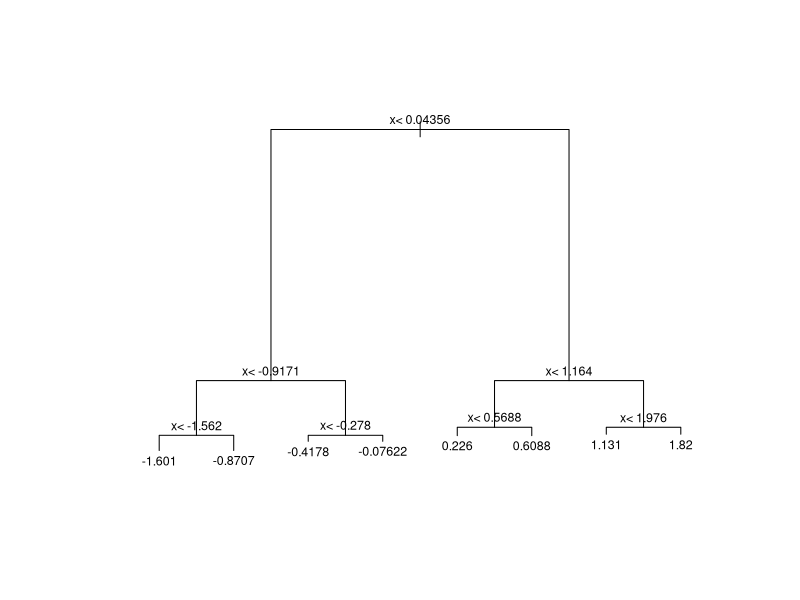
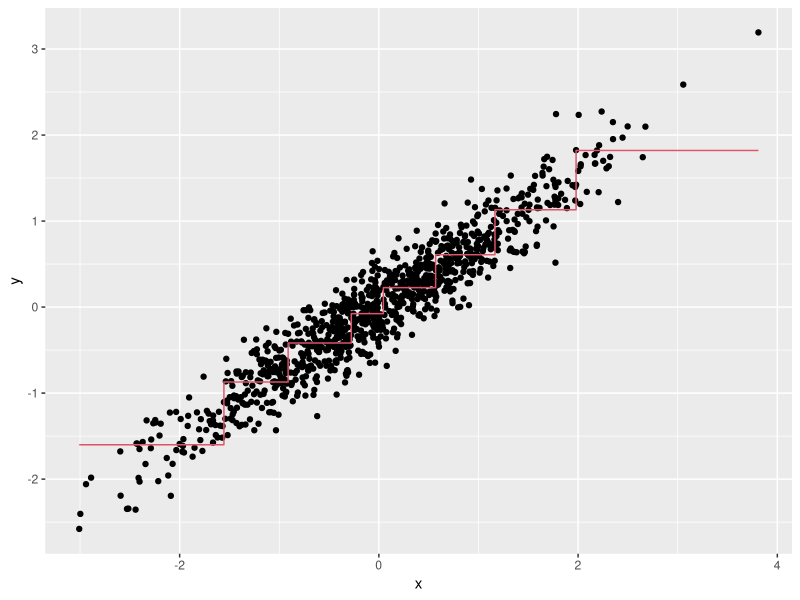
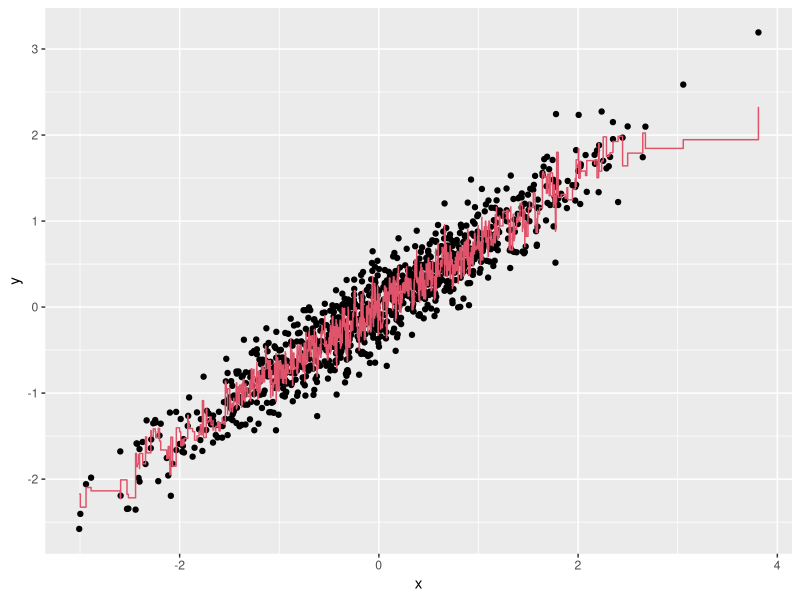
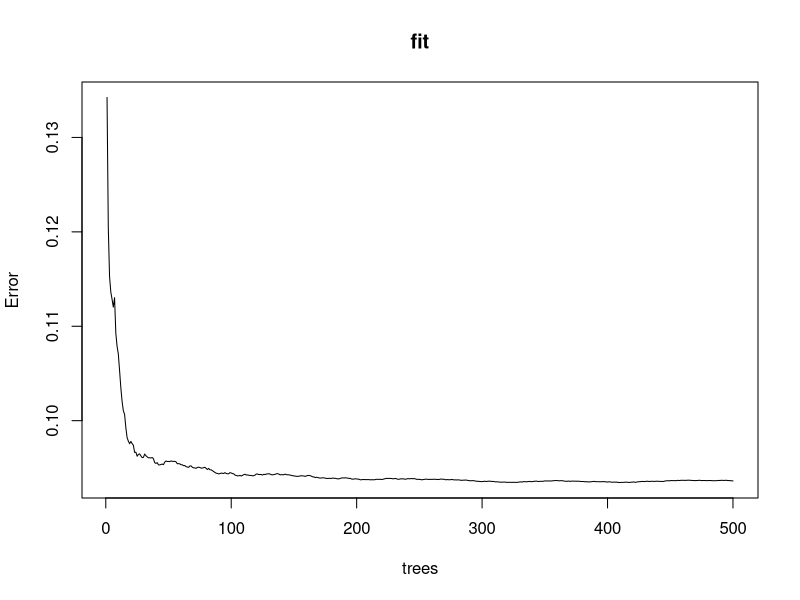
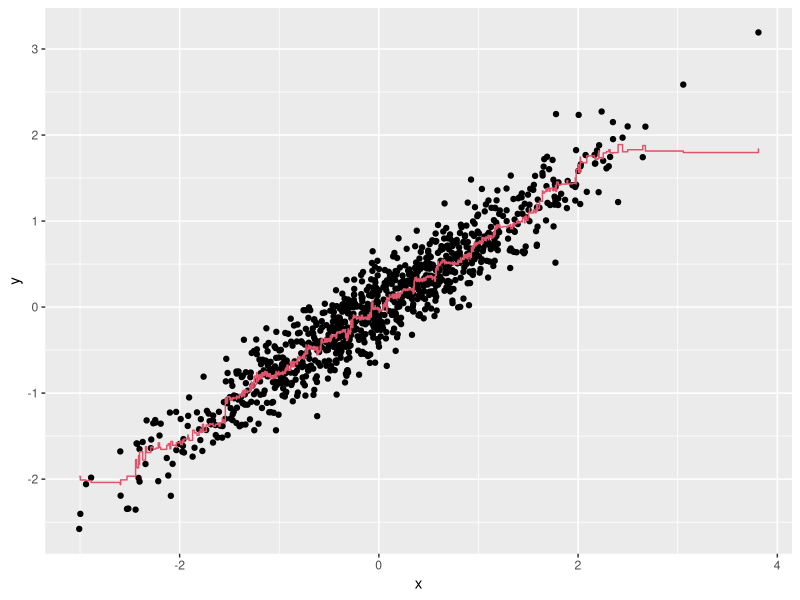

Write R code to recreate these figures, in order.
#Question 1___________________________________________________

library(rpart)
n <- 1000
sigma <- 0.25
set.seed(1)
x <- rnorm(n, 0, 1)
y <- 0.75 * x + rnorm(n, 0, sigma)
dat <- data.frame(x = x, y = y)
fit <- rpart(y ~ ., data = dat)

#Question 2___________________________________________________

plot(fit, margin = 0.1)
text(fit, cex = 0.75)

#Question 3___________________________________________________

library(dplyr)
library(ggplot2)
dat %>% 
  mutate(y_hat = predict(fit)) %>% 
  ggplot() +
  geom_point(aes(x, y)) +
  geom_step(aes(x, y_hat), col=2)

#Question 4___________________________________________________

library(randomForest)
fit <- randomForest(y ~ x, data = dat)
dat %>% 
  mutate(y_hat = predict(fit)) %>% 
  ggplot() +
  geom_point(aes(x, y)) +
  geom_step(aes(x, y_hat), col = 2)

#Question 5___________________________________________________

plot(fit)

#Question 6__________________________________________________

library(randomForest)
fit <- randomForest(y ~ x, data = dat, nodesize = 50, maxnodes = 25)
dat %>% 
  mutate(y_hat = predict(fit)) %>% 
  ggplot() +
  geom_point(aes(x, y)) +
  geom_step(aes(x, y_hat), col = 2)
